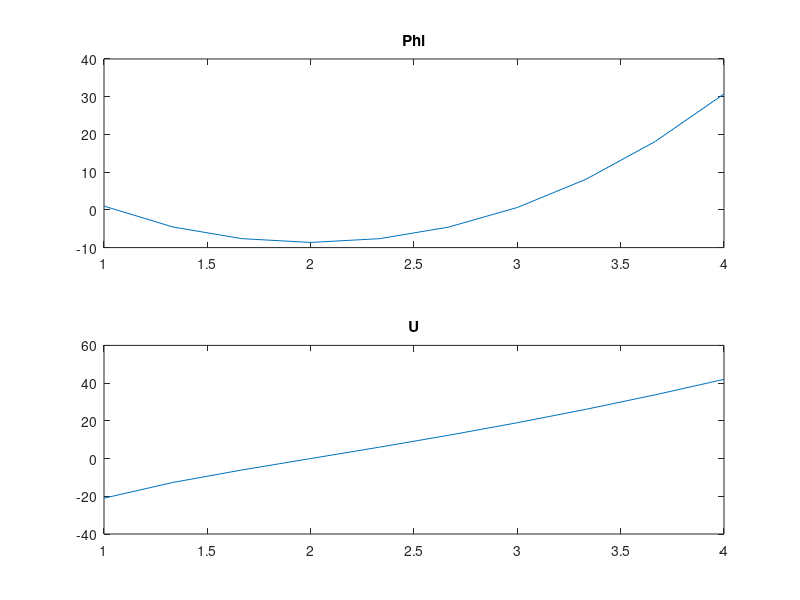
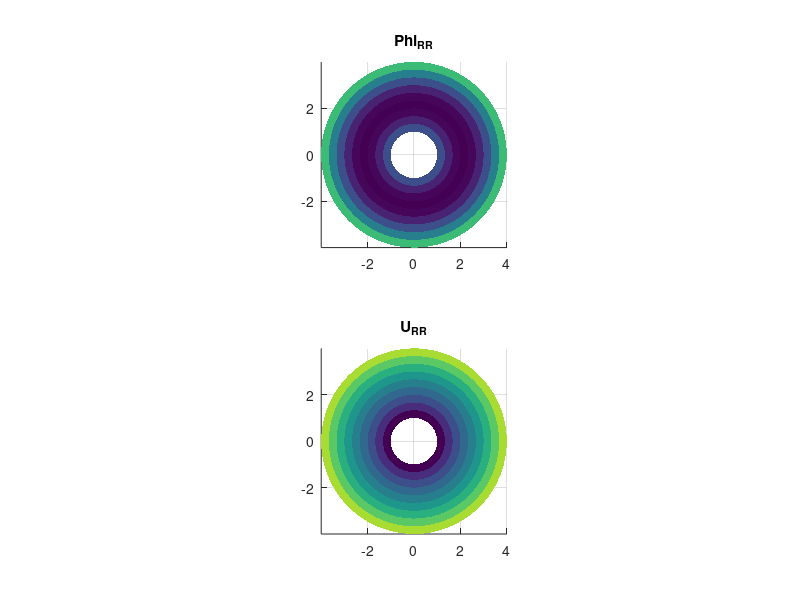

These charts were generated, in order, by the following MATLAB code:
clear;clc

R = linspace(1, 4, 10);
phi = R.^3 - 24*log(R);
U = 3*R.^2 - 24./R;

subplot(211);plot(R, phi);title('Phi');
subplot(212);plot(R, U);title('U');

theta = linspace(0, 2*pi, 100);
[RR, Theta] = meshgrid(R, theta);
phi_RR = RR.^3 - 24*log(RR);
U_RR = 3*RR.^2 - 24./RR;
x = RR.*cos(Theta);
y = RR.*sin(Theta);

figure(2);
subplot(211);surf(x, y, phi_RR);view(2);axis image;shading flat;title('Phi_R_R');
subplot(212);surf(x, y, U_RR);view(2);axis image;shading flat;title('U_R_R');